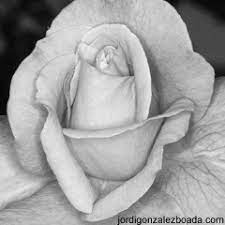
#> input picture Python Course /opencv/test_image.jpeg, 225 x 225 px, given in place of the camera
$ python blur.py
#> lines starting #> are read from the running program, lines starting #| are printed output that depends on the picture
import cv2
import numpy as np

# ตั้งค่ากล้อง
cap = cv2.VideoCapture(0)

while True:
    ret, frame = cap.read()
#> frame is the input picture: shape (225, 225, 3); min 0, max 248, mean 161.7
    if not ret:
        print("Failed to capture image from webcam.")
        break

    # แปลงภาพเป็น grayscale
    gray = cv2.cvtColor(frame, cv2.COLOR_BGR2GRAY)

    # 1. Box Blur (Average Blur)
    # cv2.blur() ใช้ kernel size 5x5 ซึ่งหมายความว่าค่าเฉลี่ยจะถูกคำนวณจากพิกเซล 5x5 บริเวณรอบๆ
    blur_box = cv2.blur(gray, (33,33))
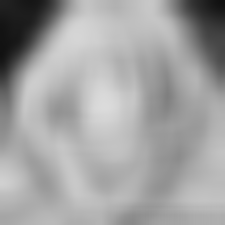
#> blur_box: shape (225, 225); min 16, max 220, mean 161.8

    # 2. Gaussian Blur
    # cv2.GaussianBlur() ใช้ kernel size 5x5 และ standard deviation ในทิศทาง X เป็น 0
    # ซึ่ง OpenCV จะคำนวณค่า standard deviation จาก kernel size
    blur_gaussian = cv2.GaussianBlur(gray, (33,33), 0)
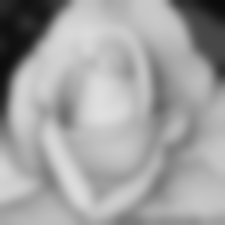
#> blur_gaussian: shape (225, 225); min 11, max 223, mean 161.7

    # 3. Median Blur
    # cv2.medianBlur() ใช้ kernel size 5 ซึ่งหมายความว่าค่ามัธยฐานจะถูกคำนวณจากพิกเซล 5x5 บริเวณรอบๆ
    blur_median = cv2.medianBlur(gray, 33)
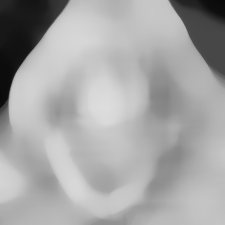
#> blur_median: shape (225, 225); min 9, max 221, mean 165.9

    # รวมภาพเบลอแบบต่างๆ เข้าด้วยกัน
    combined = np.hstack((blur_box, blur_gaussian, blur_median))
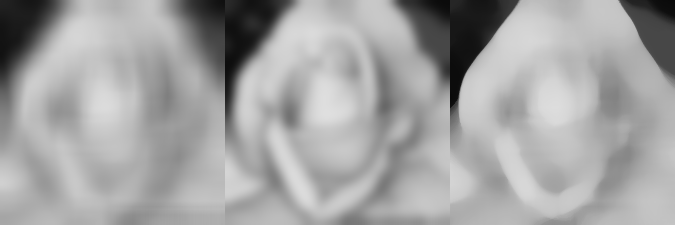
#> combined: shape (225, 675); min 9, max 223, mean 163.1

    # ใส่ตัวเลขบนภาพเพื่อบ่งชี้ประเภทของการเบลอ
    cv2.putText(combined, 'Box Blur', (10, 30), cv2.FONT_HERSHEY_SIMPLEX, 2, (0, 0, 255), 2)
    cv2.putText(combined, 'Gaussian Blur', (gray.shape[1] + 10, 30), cv2.FONT_HERSHEY_SIMPLEX, 2, (0, 0, 255), 2)
    cv2.putText(combined, 'Median Blur', (2 * gray.shape[1] + 10, 30), cv2.FONT_HERSHEY_SIMPLEX, 2, (0, 0, 255), 2)
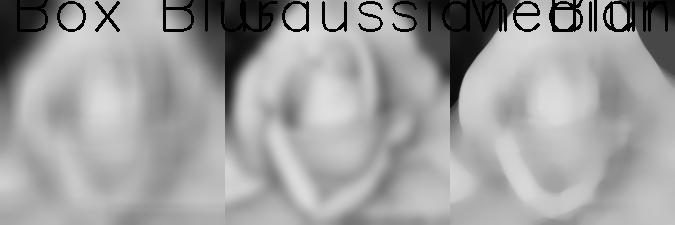
#> combined: shape (225, 675); min 0, max 223, mean 158.9

    # แสดงผลลัพธ์
    cv2.imshow('Blurs Comparison', combined)

    # รอการกดปุ่ม 'q' เพื่อออก
    if cv2.waitKey(1) & 0xFF == ord('q'):
#> (key q is pressed here)
        break

# ปล่อยกล้องและปิดหน้าต่างทั้งหมด
cap.release()
cv2.destroyAllWindows()

$ run again, on Python Course /opencv/Cat03.jpg
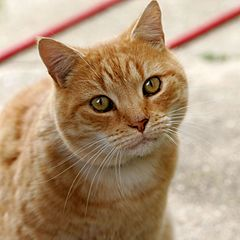
#> input picture Python Course /opencv/Cat03.jpg, 240 x 240 px, given in place of the camera
#> frame is the input picture: shape (240, 240, 3); mean B, G, R 120.7, 148.8, 175.8
#> `blur_median = cv2.medianBlur(gray, 33)`:
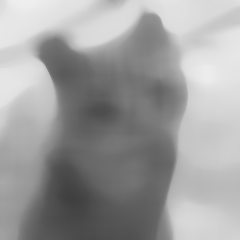
#> blur_median: shape (240, 240); min 63, max 239, mean 157.4
#> `cv2.putText(combined, 'Median Blur', (2 * gray.shape[1] + 10, 30), cv2..`:
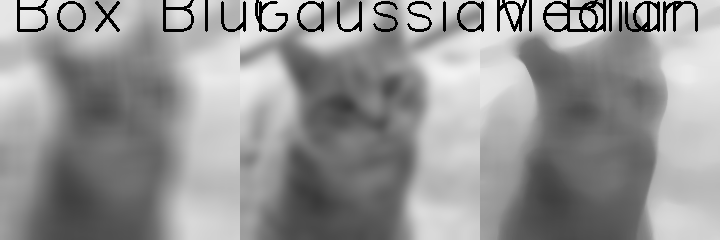
#> combined: shape (240, 720); min 0, max 242, mean 148.3
